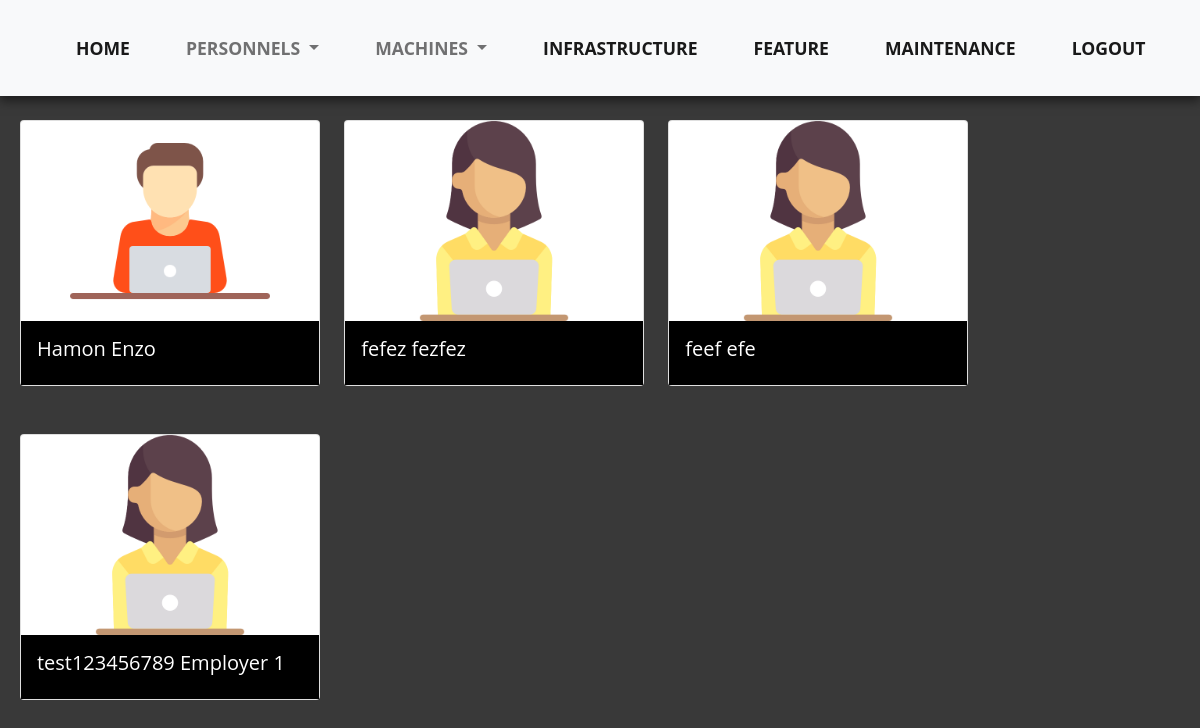
/computerApp/personnels/ (signed in), run on an earlier commit of the app's database.
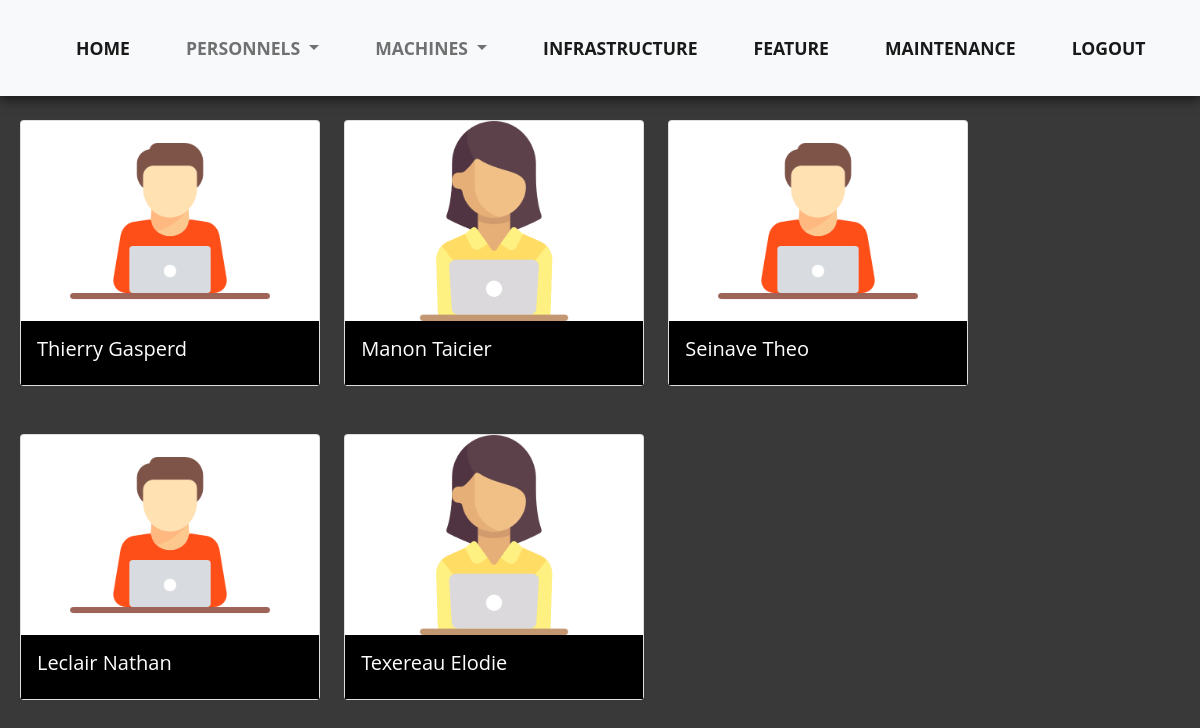
And on a later commit of the database.
### computerApp/models.py (models this page shows)
class Personnel(models.Model):
    Poste = (
        ('Ingénieur en sécurité informatique', 'Ingénieur en sécurité informatique'),
        ('Administrateur système', 'Administrateur système'),
        ('Administrateur réseau', 'Administrateur réseau'),
        ('Technicien support informatique', 'Technicien support informatique'),
        ("Analyste en systèmes d'information", "Analyste en systèmes d'information"),
        ("Développeur d'applications", "Développeur d'applications"),
        ('Responsable de la gestion des données', 'Responsable de la gestion des données'),
    )
    Infrastructure = (
        ('Poitiers', 'Poitiers'),
        ('Marseille', 'Marseille'),
        ('Châtellerault', 'Châtellerault'),
    )
    Civilite = (
        ('Homme',('Homme')),
        ('Femme',('Femme')),
        ('Indéfini',('Indéfini')),
    )
    id = models.AutoField(primary_key=True, editable=False)
    civilite = models.CharField(max_length = 32, choices=Civilite,default='Indéfini')
    prenom = models.CharField(max_length=200)
    nom = models.CharField(max_length=200)
    email = models.CharField(max_length=50,validators=[EmailValidator(message="Veuillez entrer une adresse email valide.")])
    poste = models.CharField(max_length = 40, choices=Poste,default='Employer')
    infrastructure = models.CharField(max_length = 60,choices=Infrastructure, default='Marseille')

### computerApp/views.py (the view)
# urls.py: path('personnels/',views.liste_personnels,name='personnels'),
@login_required
def liste_personnels(request):
    personnels = Personnel.objects.all()
    context = {
        'personnels' : personnels,
    }
    return render(request,'computerApp/liste_personnels.html',context)

### computerApp/templates/computerApp/liste_personnels.html
{% extends "index.html" %}
{% load static %}
{% block content%}
<link rel="stylesheet" type="text/css" href="{% static 'style_liste_personnels.css' %}">
<body style='background-color: #393939 ;'>
<div style="margin-top:6%">
    {% for personnel in personnels %}
        <div class="card d-inline-block mt-5 mx-lg-10 taille">
            {% if personnel.civilite == 'Femme' %}
                <img src="{% static 'computerApp/images/employe_f.png' %}" class="card-img-top contenu" alt="logo">
            {% else %}
                <img src="{% static 'computerApp/images/employe_h.png' %}" class="card-img-top contenu" alt="logo">
            {% endif %}
            <div class="card-body fond">
                <a class="no-line" href="{% url 'personnel-detail' personnel.id %}"><h5 class="card-title text-white">{{personnel.nom}} {{personnel.prenom}}</h5></a>
            </div>
        </div>
    {% endfor %}
</div>
</body>
{% endblock %}

### computerApp/templates/index.html (shortened to what this page needs)
{% load static %}
<!DOCTYPE html>
<html lang="fr">
<head>
  <link href="https://cdn.jsdelivr.net/npm/bootstrap@5.1.3/dist/css/bootstrap.min.css" rel="stylesheet">
  <link rel="stylesheet" type="text/css" href="{% static 'styles.css' %}">
</head>
{% block sidebar %}
{% if user.is_authenticated %}
<nav class="navbar navbar-expand-lg navbar-light bg-light fixed-top">
  <div class="container-fluid">
    <div class="collapse navbar-collapse" id="navbarNavDropdown">
      <ul class="navbar-nav">
        <li class="nav-item">
          <a class="nav-link active" aria-current="page" href="{% url 'index' %}">Home</a>
        </li>
        <li class="nav-item dropdown">
          <a class="nav-link dropdown-toggle" href="#" id="navbarDropdownMenuLink" role="button"
            data-bs-toggle="dropdown" aria-expanded="true">
            Personnels
          </a>
        </li>
        <li class="nav-item dropdown">
          <a class="nav-link dropdown-toggle" href="#" id="navbarDropdownMenuLink" role="button"
            data-bs-toggle="dropdown" aria-expanded="true">
            Machines
          </a>
          <li class="nav-item">
            <a class="nav-link active" aria-current="page" href="{% url 'infrastructure' %}">Infrastructure</a>
          </li>
          <li class="nav-item">
            <a class="nav-link active" aria-current="page" href="{% url 'feature' %}">Feature</a>
          </li>
          <li class="nav-item">
            <a class="nav-link active" aria-current="page" href="{% url 'maintenance' %}">Maintenance</a>
          </li>
          <li class="nav-item">
            <a class="nav-link active" aria-current="page" href="{% url 'logout' %}">Logout</a>
          </li>
        </li>
      </ul>
    </div>
  </div>
</nav>
{% endif %}
{% endblock %}
{% block content %}{% endblock %}
</html>

### computerApp/static/styles.css (style rules this page uses)
* { margin: 0; padding: 0; box-sizing: border-box; }
body { font-family: 'Open Sans', sans-serif; font-size: 16px; line-height: 1.5; color: #333; background-color: #fff; }
a { color: inherit; text-decoration: none; }
img { max-width: 100%; height: auto; }
nav { top: 0; left: 0; width: 100%; background-color: rgba(255, 255, 255, 0.781); z-index: 1; padding: 20px; box-shadow: 0 5px 10px rgba(0, 0, 0, 0.5); }
nav ul { display: flex; justify-content: center; align-items: center; }
nav li { margin: 0 20px; }
nav a { font-size: 1.1rem; font-weight: bold; text-transform: uppercase; }

### computerApp/static/style_liste_personnels.css (style rules this page uses)
.taille { margin-left: 20px; width: 300px; }
.contenu { height: 200px; object-fit: contain; }
.fond { background-color: black; }
.no-line { text-decoration: none ; }

What changed in the data, as far as the page shows it:
removed Personnel: nom "Hamon", prenom "Enzo"
removed Personnel: nom "fefez", prenom "fezfez"
removed Personnel: nom "feef", prenom "efe"
removed Personnel: nom "test123456789", prenom "Employer 1"
added Personnel: nom "Thierry", prenom "Gasperd"
added Personnel: nom "Manon", prenom "Taicier"
added Personnel: nom "Seinave", prenom "Theo"
added Personnel: nom "Leclair", prenom "Nathan"
added Personnel: nom "Texereau", prenom "Elodie"
